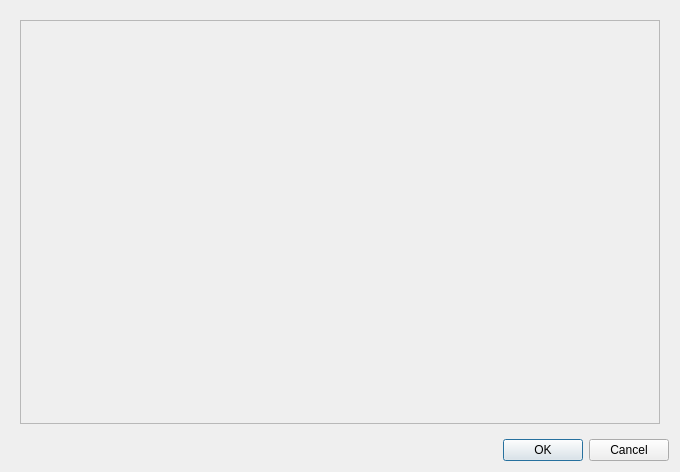
<?xml version="1.0" encoding="UTF-8"?>
<!--
######################################################################################################################
# Copyright (C) 2017 - 2019 Spine project consortium
# This file is part of Spine Toolbox.
# Spine Toolbox is free software: you can redistribute it and\/or modify it under the terms of the GNU Lesser General
# Public License as published by the Free Software Foundation, either version 3 of the License, or (at your option)
# any later version. This program is distributed in the hope that it will be useful, but WITHOUT ANY WARRANTY;
# without even the implied warranty of MERCHANTABILITY or FITNESS FOR A PARTICULAR PURPOSE. See the GNU Lesser General
# Public License for more details. You should have received a copy of the GNU Lesser General Public License along with
# this program. If not, see <http:\/\/www.gnu.org\/licenses\/>.
######################################################################################################################
-->
<ui version="4.0">
 <class>Form</class>
 <widget class="QWidget" name="Form">
  <property name="windowModality">
   <enum>Qt::WindowModal</enum>
  </property>
  <property name="geometry">
   <rect>
    <x>0</x>
    <y>0</y>
    <width>680</width>
    <height>472</height>
   </rect>
  </property>
  <property name="windowTitle">
   <string>Gdx Parameter Indexing Settings</string>
  </property>
  <layout class="QVBoxLayout" name="verticalLayout">
   <item>
    <widget class="QStackedWidget" name="widget_stack">
     <property name="currentIndex">
      <number>0</number>
     </property>
     <widget class="QWidget" name="settings_page">
      <layout class="QVBoxLayout" name="verticalLayout_2">
       <item>
        <widget class="QScrollArea" name="settings_area">
         <property name="widgetResizable">
          <bool>true</bool>
         </property>
         <widget class="QWidget" name="settings_area_contents">
          <property name="geometry">
           <rect>
            <x>0</x>
            <y>0</y>
            <width>642</width>
            <height>405</height>
           </rect>
          </property>
          <layout class="QVBoxLayout" name="verticalLayout_3">
           <item>
            <layout class="QVBoxLayout" name="settings_area_layout"/>
           </item>
          </layout>
         </widget>
        </widget>
       </item>
      </layout>
     </widget>
     <widget class="QWidget" name="empty_message_page">
      <layout class="QVBoxLayout" name="verticalLayout_4">
       <item>
        <layout class="QHBoxLayout" name="horizontalLayout">
         <item>
          <spacer name="horizontalSpacer">
           <property name="orientation">
            <enum>Qt::Horizontal</enum>
           </property>
           <property name="sizeHint" stdset="0">
            <size>
             <width>40</width>
             <height>20</height>
            </size>
           </property>
          </spacer>
         </item>
         <item>
          <widget class="QLabel" name="label">
           <property name="text">
            <string>No indexed parameters found in this database.</string>
           </property>
          </widget>
         </item>
         <item>
          <spacer name="horizontalSpacer_2">
           <property name="orientation">
            <enum>Qt::Horizontal</enum>
           </property>
           <property name="sizeHint" stdset="0">
            <size>
             <width>40</width>
             <height>20</height>
            </size>
           </property>
          </spacer>
         </item>
        </layout>
       </item>
      </layout>
     </widget>
    </widget>
   </item>
   <item>
    <widget class="QDialogButtonBox" name="button_box">
     <property name="standardButtons">
      <set>QDialogButtonBox::Cancel|QDialogButtonBox::Ok</set>
     </property>
    </widget>
   </item>
  </layout>
 </widget>
 <resources/>
 <connections/>
</ui>
